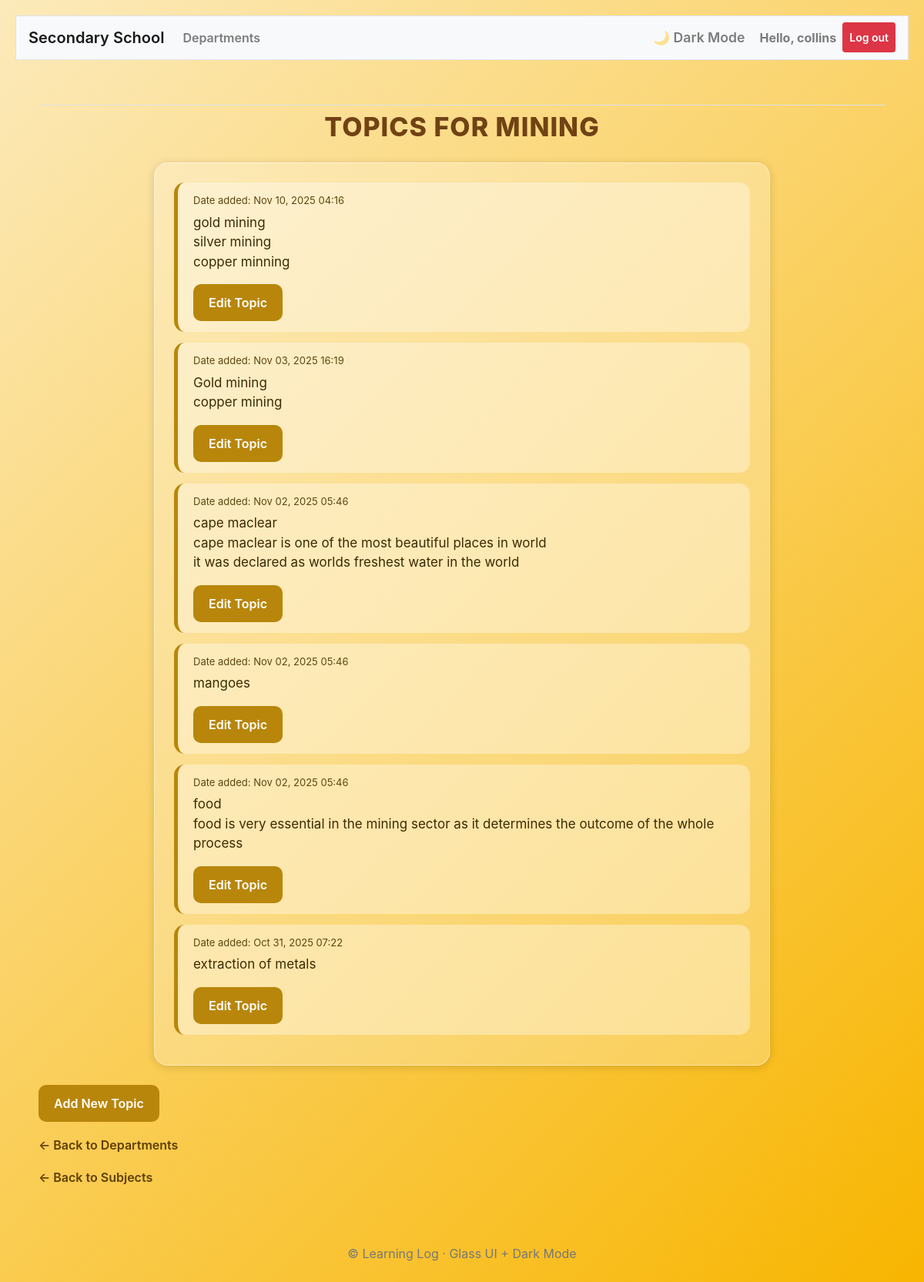
Page /subjects/20/topics/ (signed in) on the committed database.
### school_app/models.py (models this page shows, shortened)
class Subjects(models.Model):
    department_subjects = models.ForeignKey(Departments, on_delete=models.CASCADE)
    owner = models.ForeignKey(User, on_delete=models.CASCADE)
    text = models.CharField(max_length=300)
    date_added = models.DateTimeField(auto_now_add=True)
    class Meta:
        verbose_name_plural = 'subjects'

class SubjectTopics(models.Model):
    topics_subjects = models.ForeignKey(Subjects, on_delete=models.CASCADE, related_name='topics_subjects')
    text = models.CharField(max_length=1000)
    date_added = models.DateTimeField(auto_now_add=True)

### school_app/views.py (the view)
# urls.py: path('subjects/<int:subject_id>/topics/', views.topics, name='topics'),
@login_required()
def topics(request, subject_id):
    subject = Subjects.objects.get(id=subject_id)
    if subject.owner != request.user:
        raise Http404
    topic = subject.topics_subjects.order_by("-date_added")
    department = subject.department_subjects
    context = {'subject': subject, 'topic': topic, 'department': department}
    return render(request, 'school_app/topics.html', context)

### school_app/templates/school_app/topics.html (shortened to what this page needs)
{% extends "school_app/base.html" %}
{% block content %}
<h2 class="page-title">Topics for {{ subject.text }}</h2>
<div class="topic-container">
    {% for topi in topic %}
        <div class="topic-item">
            <div class="topic-date">
                Date added: {{ topi.date_added|date:'M d, Y H:i' }}
            </div>
            <div class="topic-text">
                {{ topi.text|linebreaks }}
            </div>
            <a class="gold-btn" href="{% url 'school_app:edit_topic' topi.id %}">
                Edit Topic
            </a>
        </div>
    {% empty %}
        <div class="topic-item">
            No topics for {{ subject }} have been added yet.
        </div>
    {% endfor %}
</div>
<a class="gold-btn" href="{% url 'school_app:new_topics' subject.id %}">
    Add New Topic
</a>
<br>
<a class="back-link" href="{% url 'school_app:departments' %}">← Back to Departments</a>
<br>
<a class="back-link" href="{% url 'school_app:subjects' department.id %}">← Back to Subjects</a>
{% endblock content %}

### school_app/templates/school_app/base.html (shortened to what this page needs)
{% load bootstrap4 %}
<!doctype html>
<html lang="en">
<head>
    {% bootstrap_css %}
</head>
<body class="fade-in">
<nav class="navbar navbar-expand-md navbar-light bg-light mb-3 border fade-in">
    <a class="navbar-brand" href="{% url 'school_app:index' %}">Secondary School</a>
    <div class="collapse navbar-collapse" id="mainNav">
        <ul class="navbar-nav mr-auto slide-up">
            <li class="nav-item">
                <a class="nav-link" href="{% url 'school_app:departments' %}">Departments</a>
            </li>
        </ul>
        <ul class="navbar-nav ml-auto slide-up">
            <li class="nav-item">
                <span id="darkModeToggle" class="nav-link">
                    🌙 Dark Mode
                </span>
            </li>
            {% if user.is_authenticated %}
                <li class="nav-item">
                    <span class="nav-link font-weight-bold">
                        Hello, {{ user.username }}
                    </span>
                </li>
                <li class="nav-item">
                    <form action="{% url 'users:logout' %}" method="post" style="display:inline;">
                        <button type="submit" class="nav-link btn btn-danger btn-sm text-white">
                            Log out
                        </button>
                    </form>
                </li>
            {% endif %}
        </ul>
    </div>
</nav>
<main class="container main-container slide-up">
    <div class="pb-2 mb-2 border-bottom">
    </div>
    <div>
        {% block content %}{% endblock content %}
    </div>
</main>
<div class="footer slide-up">
    &copy; {{ now|date:"Y" }} Learning Log · Glass UI + Dark Mode
</div>
</body>
</html>

### school_app/templates/school_app/base.html (style rules this page uses)
.nav-link, .navbar-brand { font-weight: 600; transition: 0.4s; }
.fade-in { animation: fadeIn 0.9s ease forwards; }
.slide-up { animation: slideUp 0.9s ease forwards; }
.main-container { margin-top: 30px; padding: 20px; }
#darkModeToggle { cursor: pointer; font-size: 1.1rem; padding: 6px 10px; border-radius: 8px; border: 1px solid transparent; }
.footer { text-align: center; padding: 15px; margin-top: 40px; color: #777; }

### school_app/templates/school_app/topics.html (style rules this page uses)
body { background: linear-gradient(135deg, #fceabb, #f8b500); padding: 20px; }
.page-title { color: #704214; font-size: 34px; font-weight: 800; text-align: center; margin-bottom: 25px; text-transform: uppercase; letter-spacing: 1px; }
.topic-container { background: rgba(255, 255, 255, 0.25); backdrop-filter: blur(18px); padding: 25px; border-radius: 18px; border: 1px solid rgba(255,255,255,0.4); width: 90%; max-width: 800px; margin: 0 auto 25px auto; box-shadow: 0 2px 12px rgba(0,0,0,0.15); }
.topic-item { background: rgba(255,255,255,0.35); padding: 14px 20px; margin-bottom: 14px; border-radius: 14px; border-left: 5px solid #b8860b; }
.topic-date { font-size: 13px; color: #5e4610; }
.topic-text { font-size: 17px; margin-top: 6px; color: #3e2a04; }
.gold-btn { display: inline-block; background: #b8860b; padding: 12px 20px; color: white; text-decoration: none; border-radius: 10px; font-weight: 600; transition: background .25s ease; }
.back-link { display: inline-block; margin-top: 18px; color: #5e3f05; text-decoration: none; font-weight: 600; }

### rows in the picture
Subjects: text "MINING"
SubjectTopics: date_added "Nov 10, 2025 04:16", text "gold mining silver mining copper minning"
SubjectTopics: date_added "Nov 03, 2025 16:19", text "Gold mining copper mining"
SubjectTopics: date_added "Nov 02, 2025 05:46", text "cape maclear cape maclear is one of the most beautiful places in world it was declared as worlds freshest water in the world"
SubjectTopics: date_added "Nov 02, 2025 05:46", text "mangoes"
SubjectTopics: date_added "Nov 02, 2025 05:46", text "food food is very essential in the mining sector as it determines the outcome of the whole process"
SubjectTopics: date_added "Oct 31, 2025 07:22", text "extraction of metals"

### other values in the picture
{{ user.username }} "collins"
